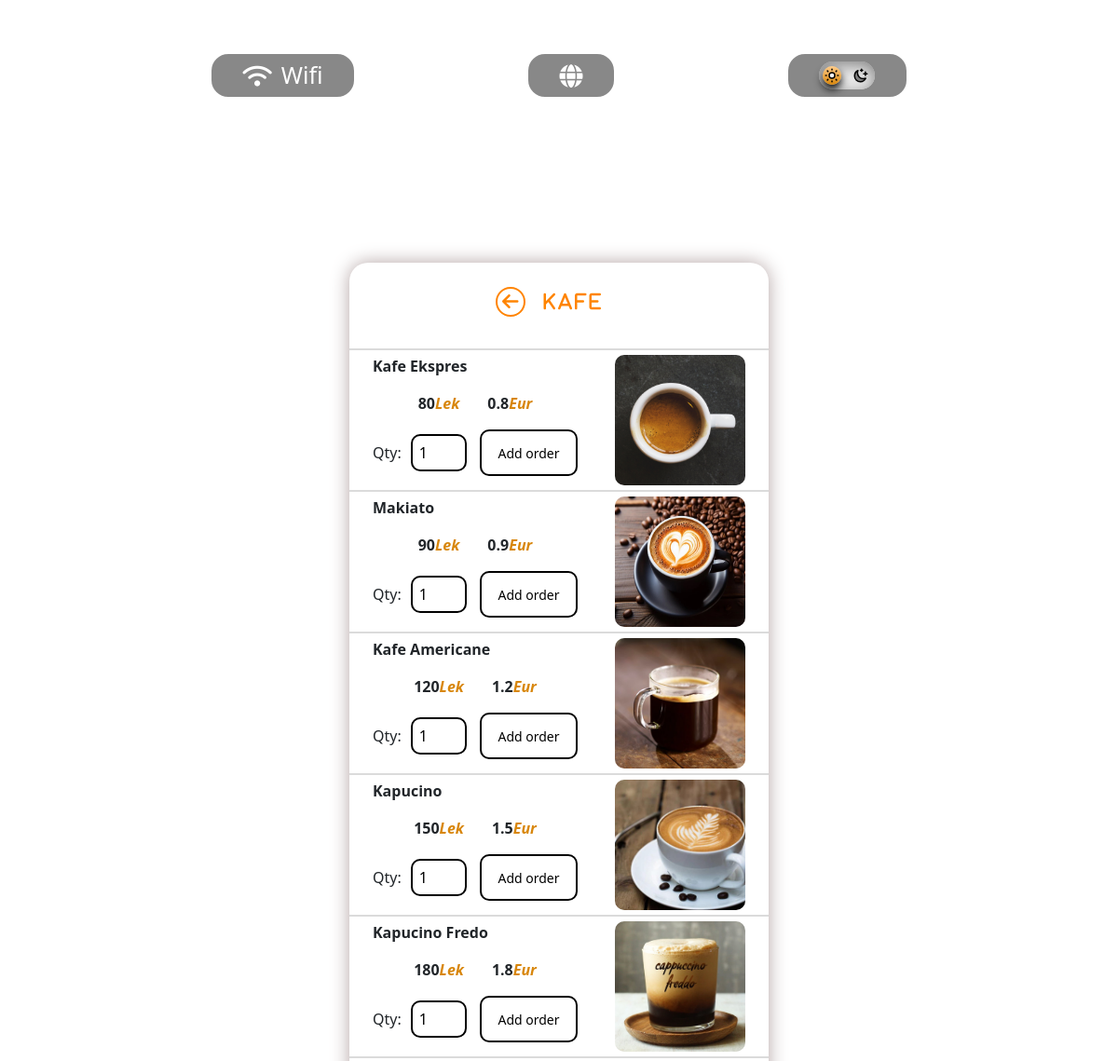
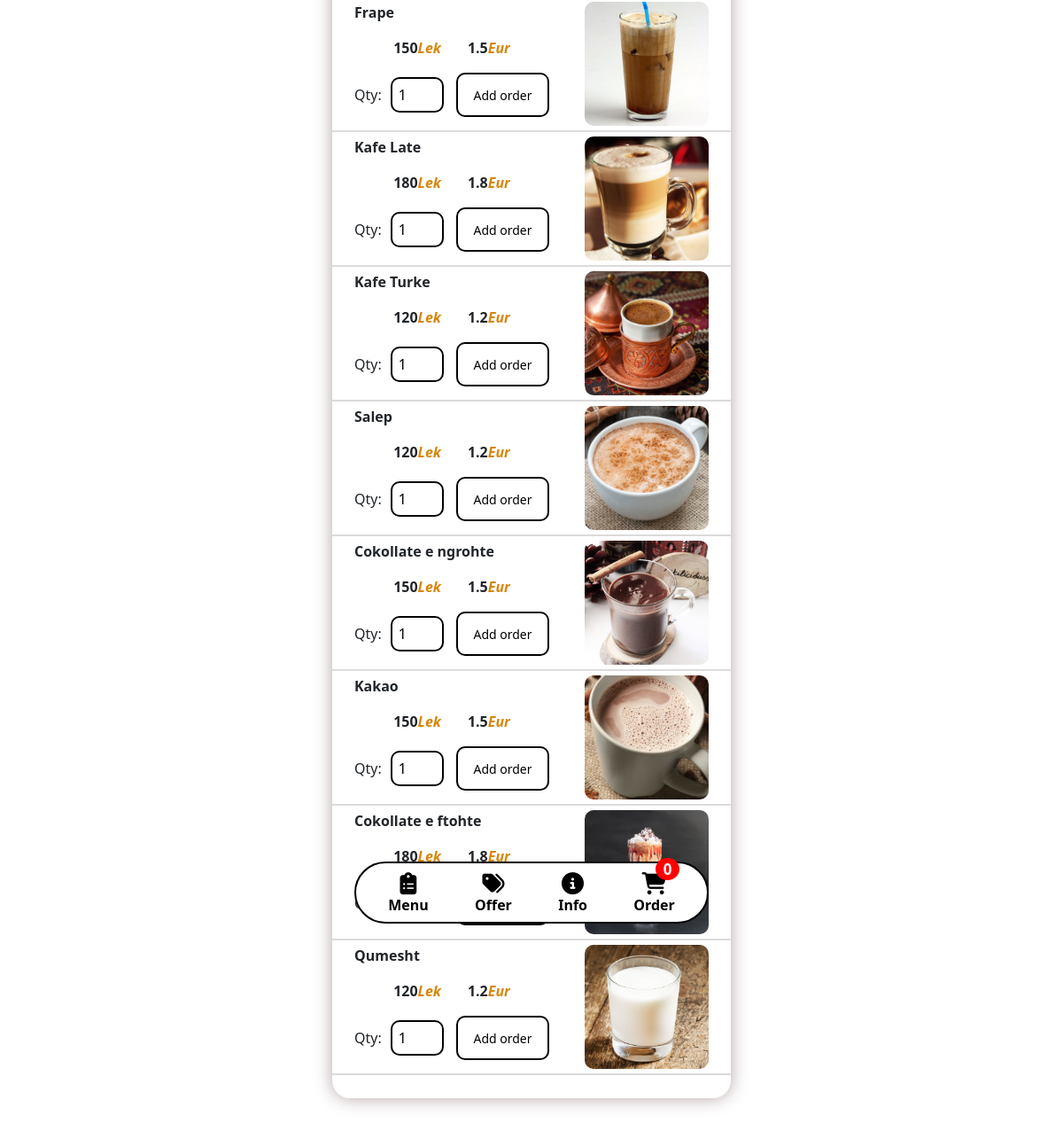
Screenshot of /category/Coffee/ with the database file from the repository (2 pictures, top to bottom).
### barRestaurant/models.py (models this page shows, shortened)
class Menu(models.Model):
    category = models.ForeignKey(Category, on_delete=models.CASCADE, null=True, blank=True)
    image = models.ImageField(upload_to='', null=True, blank=True)
    title_al = models.CharField(max_length=50, null=True, blank=True)
    title_en = models.CharField(max_length=50, null=True, blank=True)
    price_L = models.IntegerField(null=True, blank=True)
    price_E = models.DecimalField(max_digits=5, decimal_places=1, null=True, blank=True)

class Category(models.Model):
    images = models.ImageField(upload_to='', null=True, blank=True)
    category_name_al = models.CharField(max_length=50, null=True, blank=True)
    category_name_en = models.CharField(max_length=50, null=True, blank=True)
    slug = models.SlugField(unique=True)

### barRestaurant/views.py (the view)
# urls.py: path('category/<slug:slug>/', CategoryView.as_view(), name="category"),
class CategoryView(ListView):
    template_name = 'category.html'
    model = Menu
    def get_queryset(self, **kwargs):
        qs = super().get_queryset()
        prodcategory = Category.objects.get(slug=self.kwargs['slug'])
        return qs.filter(category=prodcategory)
    def get_context_data(self, **kwargs):
        context = super().get_context_data(**kwargs)
        context['language'] = self.request.COOKIES.get('lang', 'al')
        return context

### barRestaurant/templates/category.html (shortened to what this page needs)
{% extends 'main.html' %}
{% load static %}
{% block content %}
<div class="container-fluid container_bg">
    <div class="container_item mt-5 mb-5">
        <div class="category-head">
            <a href="{% url 'home' %}"><i class="fa-solid fa-arrow-left"></i></a>
            {% if language == 'en' %}
                <h4>{{ object_list.0.category.category_name_en }}</h4>
            {% else %}
                <h4>{{ object_list.0.category.category_name_al }}</h4>
            {% endif %}
        </div>
        <form method="post">
            <div class="row" style="margin-right: 0; margin-left: 0;">
              {% for item in object_list %}
                <div class="col-12 item">
                  <div class="desc">
                    {% if language == 'en' %}
                      <p>{{ item.title_en }}</p>
                    {% else %}
                        <p>{{ item.title_al }}</p>
                    {% endif %}
                    <div class="price">
                      <p class="product-price">{{ item.price_L }}</p><span style="color: #d8860b; font-style: italic; font-weight: bold; margin-right: 30px;">Lek</span><p>{{ item.price_E }}</p><span style="color: #d8860b;font-style: italic;font-weight: bold;">Eur</span>
                    </div>
                    <div class="order">
                        <div class="inside_order">
                            <p data-lang data-lang-al="Sasia:" data-lang-en="Qty:"></p>
                            <input type="number" value="1" class="product-quantity product-quantity-{{item.id}}">
                        </div>
                        <div class="inside_order">
                            <button type="button" class="add-to-cart-btn" data-lang data-lang-al="Shto porosinë" data-lang-en="Add order"></button>
                        </div>
                    </div>
                  </div>
                  <img src="{{ item.image.url }}" alt="image" class="product-image">
                </div>
              {% endfor %}
              <div class="col-12 item">
                  <div class="desc">
                  </div>
                </div>
            </div>
        </form>
    </div>
</div>
{% endblock %}

### static/css/style.css (style rules this page uses)
* { padding: 0; margin: 0; }
body { background-image: url("../image/bar.jpg"); }
.container_bg { display: flex; justify-content: center; align-items: center; background: #fff; margin-top: 10%; border-top-right-radius: 50px; border-top-left-radius: 50px; position: absolute; z-index: -1; transition: 0.3s; }
.container_item { width: 450px; border-radius: 20px; box-shadow: 0 0 20px #b3a4a4; }
.category-head { display: flex; align-items: baseline; justify-content: center; padding: 10px; }
.category-head a i { font-size: 20px; border: 2px solid; border-radius: 50%; padding: 4px 5px; color: #ff8400; }
.category-head > h4 { text-align: center; font-size: 20px; font-weight: bold; font-family: 'Font Awesome 5 Free'; color: #ff8400; letter-spacing: 3px; padding: 20px; }
.item { display: flex; justify-content: space-around; border-top: 2px solid #dbdbdb; padding: 5px; }
.item > img { width: 140px; border-radius: 10px; height: 140px; background-size: cover; }
.desc { width: 50%; }
.desc > p, .price > p { font-weight: bold; }
.price { display: flex; justify-content: center; }
.order { display: flex; justify-content: space-between; }
.inside_order { display: flex; align-items: center; }
.inside_order p { margin-bottom: 0; padding-right: 10px; }
.inside_order input[type='number'] { width: 60px; height: 40px; border: 2px solid #000; background: transparent; color: #000; padding: 7px; border-radius: 10px; }
.inside_order button { height: 50px; width: 105px; font-size: 14px; border: 2px solid #000; background: transparent; color: #000; padding: 7px; border-radius: 10px; }

### rows the page displays
Menu: category.category_name_al "Kafe", title_al "Kafe Ekspres", price_L "80", price_E "0.8", id "1", image (picture)
Menu: title_al "Makiato", price_L "90", price_E "0.9", image (picture)
Menu: title_al "Kafe Americane", price_L "120", price_E "1.2", image (picture)
Menu: title_al "Kapucino", price_L "150", price_E "1.5", image (picture)
Menu: title_al "Kapucino Fredo", price_L "180", price_E "1.8", image (picture)
Menu: title_al "Frape", price_L "150", price_E "1.5", image (picture)
Menu: title_al "Kafe Late", price_L "180", price_E "1.8", image (picture)
Menu: title_al "Kafe Turke", price_L "120", price_E "1.2", image (picture)
Menu: title_al "Salep", price_L "120", price_E "1.2", image (picture)
Menu: title_al "Cokollate e ngrohte", price_L "150", price_E "1.5", image (picture)
Menu: title_al "Kakao", price_L "150", price_E "1.5", image (picture)
Menu: title_al "Cokollate e ftohte", price_L "180", price_E "1.8"
Menu: title_al "Qumesht", price_L "120", price_E "1.2", image (picture)

### other values shown
{{ request.session.cart_data_obj|length }} "0"
